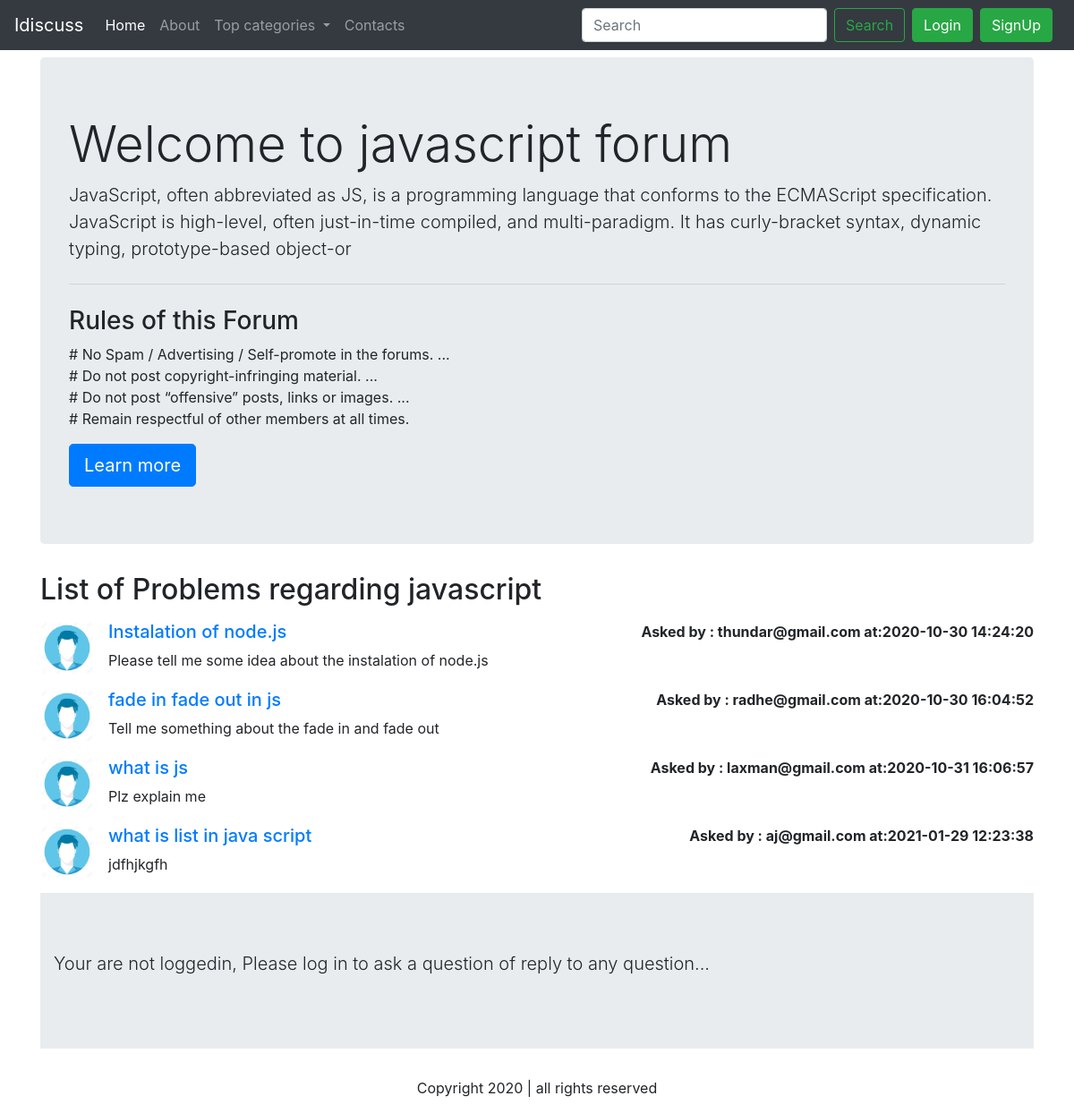
/thread_list.php?catid=2, run on the app's committed database.
### tables this page shows
CREATE TABLE `categories` (
  `catagory_id` int(8) NOT NULL,
  `catagory_name` varchar(255) NOT NULL,
  `catagory_descr` varchar(255) NOT NULL,
  `tstamp` datetime NOT NULL DEFAULT current_timestamp()
);

CREATE TABLE `threads` (
  `thread_id` int(8) NOT NULL,
  `thread_title` varchar(255) NOT NULL,
  `thread_descr` text NOT NULL,
  `thread_cat_id` int(8) NOT NULL,
  `thread_user_id` int(8) NOT NULL,
  `timestamp` datetime DEFAULT current_timestamp()
);

CREATE TABLE `user` (
  `sno` int(8) NOT NULL,
  `user_email` varchar(30) NOT NULL,
  `user_pass` varchar(255) NOT NULL,
  `timestamp` datetime NOT NULL DEFAULT current_timestamp()
);

### thread_list.php (the view, shortened to what this page needs)
<!doctype html>
<html lang="en">
<head>
    <link rel="stylesheet" href="https://cdn.jsdelivr.net/npm/bootstrap@4.5.3/dist/css/bootstrap.min.css"
>
</head>
<body>
<?php include('partials/_dbconnect.php'); ?>
    <?php include('partials/_header.php'); ?>
    <?php
    $id = $_GET['catid'];
    $qry = "SELECT * FROM `categories` WHERE catagory_id = $id";
    $rst = mysqli_query($conn, $qry);
    $row = mysqli_fetch_assoc($rst);
    ?>
    <div class="container my-2">
        <div class="jumbotron">
            <h1 class="display-4">Welcome to <?php echo $row['catagory_name']; ?> forum</h1>
            <p class="lead"><?php echo $row['catagory_descr']; ?></p>
            <hr class="my-4">
            <p>
            <h3>Rules of this Forum</h3>
            # No Spam / Advertising / Self-promote in the forums. ...<br>
            # Do not post copyright-infringing material. ...<br>
            # Do not post “offensive” posts, links or images. ...<br>
            # Remain respectful of other members at all times.</p>
            <a class="btn btn-primary btn-lg" href="#" role="button">Learn more</a>
        </div>
    </div>
    <div class="container">
        <h2>List of Problems regarding <?php echo $row['catagory_name']; ?></h2>
        <?php
            $query = "SELECT * FROM `threads` WHERE thread_cat_id = '$id'";
            $result = mysqli_query($conn, $query);
            while($row = mysqli_fetch_assoc($result)){
                $threadname = $row['thread_title'];
                $threaddescr = $row['thread_descr'];
                $ttime = $row['timestamp'];
                $userid = $row['thread_user_id'];
                $query2 = "SELECT user_email FROM `user` WHERE sno = '$userid'";
                $result2 = mysqli_query($conn, $query2);
                $row2 = mysqli_fetch_assoc($result2);
            echo '<div class="media my-3">
            <img src="img/userr.jpg" width="60px" class="mr-3 " alt="...">
            <div class="media-body">'.
                '<h5 class="mt-0"><a href="thread.php?threadid='.$row['thread_id'].'">'.$threadname.'</a></h5>
                '.$threaddescr.'
                '.'</div>'.'<p class ="font-weight-bold my-0">Asked by : '.$row2['user_email'].' at:'.$ttime.'</p>
                </div>';
            }
    ?>
<?php
    if(isset($_SESSION['loggedin']) && $_SESSION['loggedin']==true){
        echo '
        <button type="button" class="btn btn-primary" data-toggle="modal" data-target="#exampleModal">
            Ask a question
        </button>
        <div class="modal fade" id="exampleModal" tabindex="-1" aria-labelledby="exampleModalLabel" aria-hidden="true">
            <div class="modal-dialog">
                <div class="modal-content">
                    <div class="modal-header">
                        <h5 class="modal-title" id="exampleModalLabel">Your question</h5>
                        <button type="button" class="close" data-dismiss="modal" aria-label="Close">
                            <span aria-hidden="true">&times;</span>
                        </button>
                    </div>
                    <div class="modal-body">
                        <form method ="post" action = "'.$_SERVER["REQUEST_URI"].'">
                            <div class="form-group">
                                <label for="exampleInputEmail1">Your question title</label>
                                <input type="text" name="qtitle" class="form-control" id="exampleInputEmail1"
                                    aria-describedby="emailHelp">
                                    <input type="hidden" name="sno" value="'.$_SESSION["sno"].'">
                            </div>
                            <div class="form-group">
                                <label for="exampleInputPassword1">Elaborate your question</label>
                                <div class="form-group">
                                    <textarea class="form-control" name="qelaborate" id="exampleFormControlTextarea1" rows="3"></textarea>
                                </div>
                            </div>
                    </div>
                    <div class="modal-footer">
                        <button type="button" class="btn btn-secondary" data-dismiss="modal">Close</button>
                        <button type="submit" class="btn btn-primary">Submit</button>
                    </div>
                    </form>
                </div>
            </div>
        </div>
    </div>';
    }
    else{
        echo '<div class="jumbotron jumbotron-fluid">
        <div class="container">
          <p class="lead">Your are not loggedin, Please log in to ask a question of reply to any question...</p>
        </div>
      </div>';
    }
?>
    <?php include('partials/_footer.php'); ?>
</body>
</html>

### data on the page
categories: catagory_name "javascript", catagory_descr "JavaScript, often abbreviated as JS, is a programming language that conforms to the ECMAScript specification. JavaScript is high-level, often just-in-time compiled, and multi-paradigm. It has curly-bracket syntax, dynamic typing, prototype-based object-or"
threads: thread_title "Instalation of node.js", thread_descr "Please tell me some idea about the instalation of node.js", user.user_email "thundar@gmail.com", timestamp "2020-10-30 14:24:20"
threads: thread_title "fade in fade out in js", thread_descr "Tell me something about the fade in and fade out", user.user_email "radhe@gmail.com", timestamp "2020-10-30 16:04:52"
threads: thread_title "what is js", thread_descr "Plz explain me", user.user_email "laxman@gmail.com", timestamp "2020-10-31 16:06:57"
threads: thread_title "what is list in java script", thread_descr "jdfhjkgfh", user.user_email "aj@gmail.com", timestamp "2021-01-29 12:23:38"
